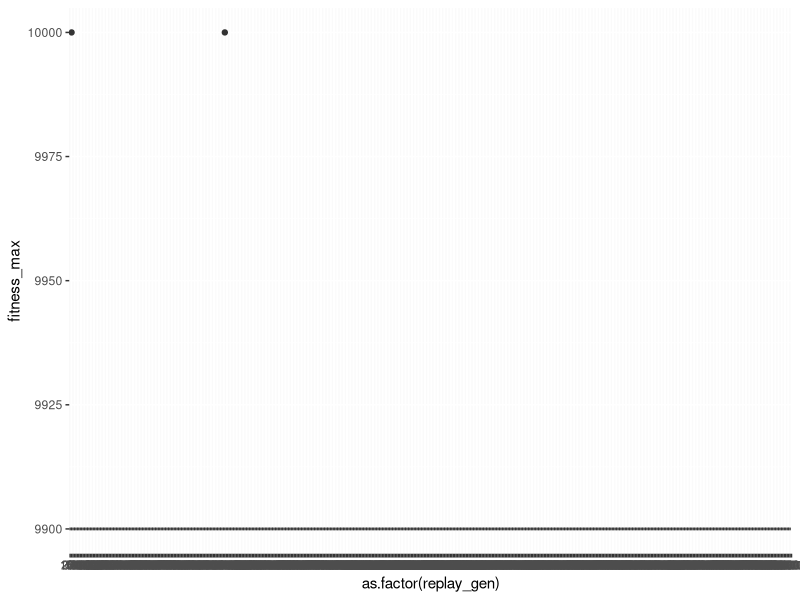
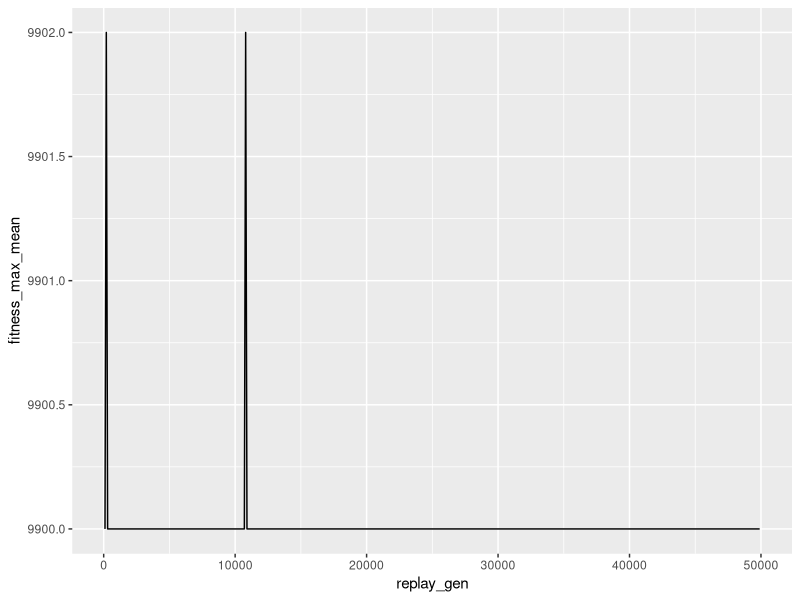

These charts were generated, in order, by the following R code:
rm(list = ls())

library(ggplot2)
library(dplyr)

df_replays = read.csv('../data/01_replay_data.csv')
df_replays = df_replays[df_replays$replay_gen != 50000,]

df_summary = dplyr::group_by(df_replays, replay_gen, rep_id) %>%
  dplyr::summarize(
    fitness_max_mean = mean(fitness_max),
    fitness_max_max = max(fitness_max),
    fitness_max_min = min(fitness_max),
    fitness_max_median = median(fitness_max)
  )

ggplot(df_replays, aes(x = as.factor(replay_gen), y = fitness_max)) + 
  geom_boxplot()

ggplot(df_summary, aes(x = replay_gen, y = fitness_max_mean)) + 
  geom_line()
